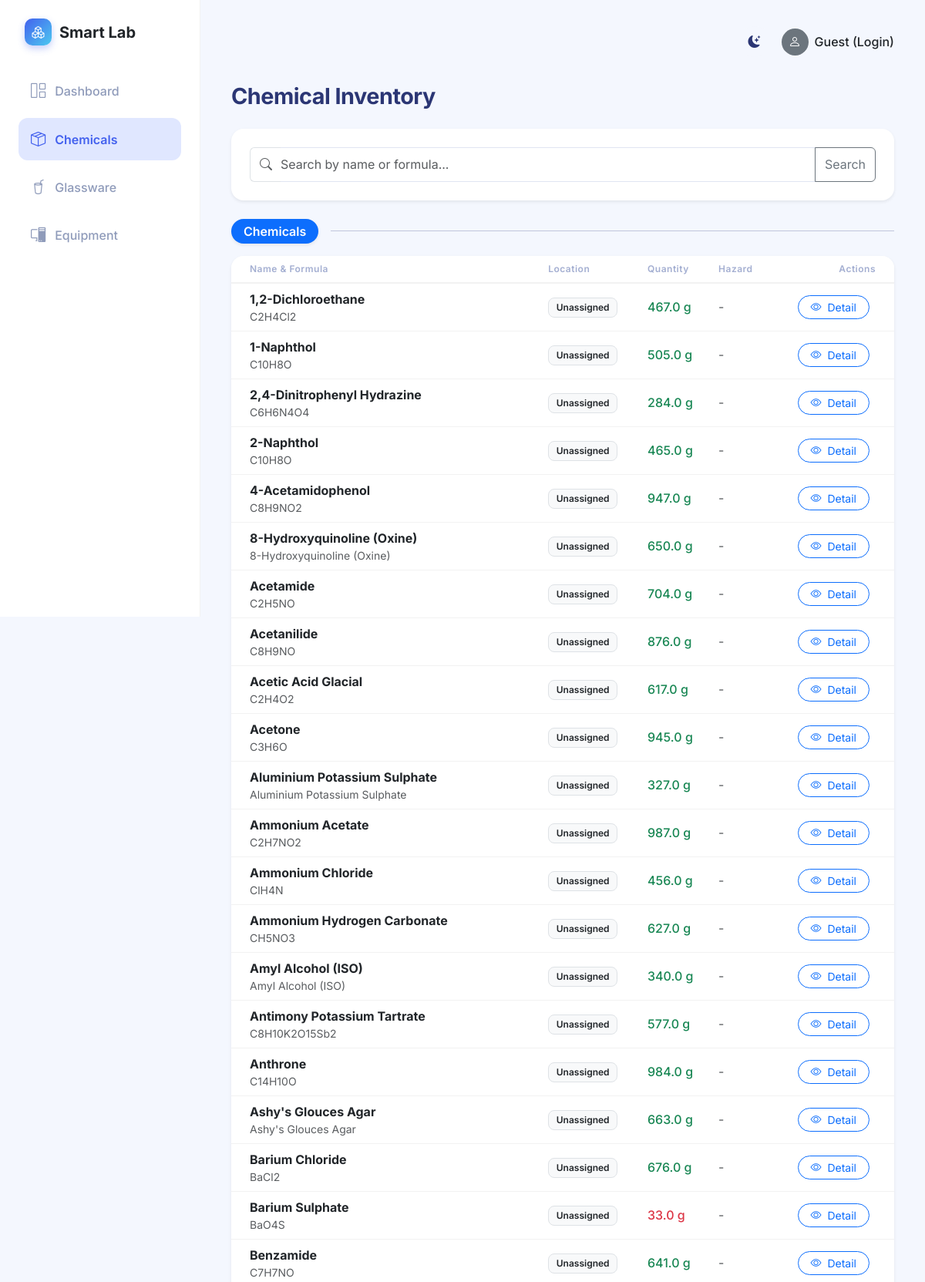
The page /chemicals (upper part) on the database its author committed.
### app.py (models this page shows)
class Chemical(db.Model):
    id = db.Column(db.Integer, primary_key=True)
    name = db.Column(db.String(150), nullable=False)
    formula = db.Column(db.String(100), nullable=False)
    cas_number = db.Column(db.String(50), nullable=True)
    quantity = db.Column(db.Float, nullable=False, default=0.0)
    unit = db.Column(db.String(20), nullable=False)
    location = db.Column(db.String(100), nullable=False)
    expiry_date = db.Column(db.Date, nullable=True)
    hazard_category = db.Column(db.String(100), nullable=True)
    category = db.Column(db.String(50), default='Chemicals') # New: Chemicals, Reagents, Indicators, Miscellaneous
    logs = db.relationship('UsageLog', backref='chemical', lazy=True, cascade="all, delete-orphan")

### app.py (the view)
@app.route('/chemicals')
def chemicals():
    search_query = request.args.get('search', '')
    if search_query:
        chemicals_list = Chemical.query.filter(
            db.or_(
                Chemical.name.ilike(f'%{search_query}%'),
                Chemical.formula.ilike(f'%{search_query}%')
            )
        ).all()
    else:
        chemicals_list = Chemical.query.all()
    grouped_chemicals = {}
    for chem in chemicals_list:
        cat = chem.category or 'Chemicals'
        if cat not in grouped_chemicals:
            grouped_chemicals[cat] = []
        grouped_chemicals[cat].append(chem)
    return render_template('chemicals.html', grouped_chemicals=grouped_chemicals, search_query=search_query)

### templates/chemicals.html (shortened to what this page needs)
{% extends 'base.html' %}
{% block content %}
<div class="d-flex justify-content-between align-items-center mb-4">
    <h2 class="page-title mb-0">Chemical Inventory</h2>
</div>
<div class="card mb-4 shadow-sm">
    <div class="card-body">
        <form action="{{ url_for('chemicals') }}" method="GET" class="d-flex">
            <div class="input-group">
                <span class="input-group-text bg-white border-end-0">
                    <i class="bi bi-search text-muted"></i>
                </span>
                <input type="text" name="search" class="form-control border-start-0 ps-0"
                       placeholder="Search by name or formula..." value="{{ search_query }}">
                <button class="btn btn-outline-secondary" type="submit">Search</button>
            </div>
        </form>
    </div>
</div>
{% for category, chemicals in grouped_chemicals.items() %}
<div class="d-flex align-items-center mb-3 mt-4">
    <span class="badge bg-primary px-3 py-2 fs-6 rounded-pill shadow-sm">{{ category }}</span>
    <hr class="flex-grow-1 ms-3 my-0 opacity-25">
</div>
<div class="card shadow-sm border-0 rounded-4 overflow-hidden mb-5">
    <div class="table-responsive">
        <table class="table table-hover align-middle mb-0">
            <thead class="bg-light bg-opacity-50">
                <tr>
                    <th class="ps-4">Name & Formula</th>
                    <th>Location</th>
                    <th>Quantity</th>
                    <th>Hazard</th>
                    <th class="text-end pe-4">Actions</th>
                </tr>
            </thead>
            <tbody>
                {% for chem in chemicals %}
                <tr>
                    <td class="ps-4">
                        <div class="fw-bold text-dark">{{ chem.name }}</div>
                        <div class="text-muted small">{{ chem.formula }}
                        </div>
                    </td>
                    <td><span class="badge bg-light text-dark border">{{ chem.location }}</span></td>
                    <td>
                        <span class="fw-medium {% if chem.quantity < 50 %}text-danger{% else %}text-success{% endif %}">
                            {{ chem.quantity }} {{ chem.unit }}
                        </span>
                    </td>
                    <td>
                        {% if chem.hazard_category %}
                        <span class="badge bg-warning text-dark">{{ chem.hazard_category }}</span>
                        {% else %}
                        <span class="text-muted">-</span>
                        {% endif %}
                    </td>
                    <td class="text-end pe-4">
                        <div class="btn-group">
                            <a href="{{ url_for('chemical_detail', id=chem.id) }}" class="btn btn-sm btn-outline-primary rounded-pill px-3 me-2">
                                <i class="bi bi-eye me-1"></i> Detail
                            </a>
                        </div>
                    </td>
                </tr>
                {% endfor %}
            </tbody>
        </table>
    </div>
</div>
{% else %}
<div class="card shadow-sm border-0 rounded-4 p-5 text-center text-muted">
    <i class="bi bi-search fs-1 mb-3"></i>
    <h5>No chemicals found matching your search.</h5>
    <p>Try a different keyword or formula.</p>
</div>
{% endfor %}
{% endblock %}

### static/css/style.css (style rules this page uses)
:root { --primary-blue: #4361ee; --primary-hover: #3a56d4; --secondary-color: #e0e7ff; --soft-bg: #f4f7fe; --card-bg: #ffffff; --text-main: #2b3674; --text-muted: #a3aed1; --sidebar-width: 260px; --card-shadow: 0px 18px 40px rgba(112, 144, 176, 0.12); --border-radius: 16px; --input-bg: #f4f7fe; --border-color: rgba(0,0,0,0.05); }
body { background-color: var(--soft-bg); font-family: 'Inter', -apple-system, BlinkMacSystemFont, "Segoe UI", Roboto, "Helvetica Neue", Arial, sans-serif; color: var(--text-main); overflow-x: hidden; transition: background-color 0.3s ease, color 0.3s ease; }
.card { border: none; border-radius: var(--border-radius); box-shadow: var(--card-shadow); background-color: var(--card-bg); margin-bottom: 1.5rem; }
.card-body { padding: 1.5rem; }
.table th { border-top: none; color: var(--text-muted); font-weight: 600; font-size: 0.75rem; letter-spacing: 0.5px; border-bottom: 2px solid var(--border-color); }
.table td { vertical-align: middle; border-bottom: 1px solid var(--border-color); color: var(--text-main); }
.badge { padding: 0.5em 0.8em; font-weight: 600; border-radius: 8px; }
.page-title { font-weight: 700; color: var(--text-main); font-size: 1.8rem; letter-spacing: -0.5px; }
.form-control, .form-select { border-radius: 10px; border: 1px solid #e0e5f2; padding: 0.6rem 1rem; color: var(--text-main); }
* { transition: background-color 0.2s ease, border-color 0.2s ease; }
.card { transition: transform 0.4s cubic-bezier(0.34, 1.56, 0.64, 1), box-shadow 0.4s ease !important; }
.btn { transition: all 0.3s cubic-bezier(0.23, 1, 0.32, 1) !important; }
.table tbody tr { transition: background-color 0.2s ease; }
body::before { content: ''; position: fixed; top: 0; left: 0; width: 100%; height: 3px; background: linear-gradient(90deg, var(--primary-blue), #4cc9f0); z-index: 9999; animation: loadBar 0.8s ease-out forwards; transform-origin: left; }

### rows shown on the page
Chemical: category "Chemicals", name "1,2-Dichloroethane", formula "C2H4Cl2", location "Unassigned", quantity "467.0", unit "g"
Chemical: name "1-Naphthol", formula "C10H8O", location "Unassigned", quantity "505.0", unit "g"
Chemical: name "2,4-Dinitrophenyl Hydrazine", formula "C6H6N4O4", location "Unassigned", quantity "284.0", unit "g"
Chemical: name "2-Naphthol", formula "C10H8O", location "Unassigned", quantity "465.0", unit "g"
Chemical: name "4-Acetamidophenol", formula "C8H9NO2", location "Unassigned", quantity "947.0", unit "g"
Chemical: name "8-Hydroxyquinoline (Oxine)", formula "8-Hydroxyquinoline (Oxine)", location "Unassigned", quantity "650.0", unit "g"
Chemical: name "Acetamide", formula "C2H5NO", location "Unassigned", quantity "704.0", unit "g"
Chemical: name "Acetanilide", formula "C8H9NO", location "Unassigned", quantity "876.0", unit "g"
Chemical: name "Acetic Acid Glacial", formula "C2H4O2", location "Unassigned", quantity "617.0", unit "g"
Chemical: name "Acetone", formula "C3H6O", location "Unassigned", quantity "945.0", unit "g"
Chemical: name "Aluminium Potassium Sulphate", formula "Aluminium Potassium Sulphate", location "Unassigned", quantity "327.0", unit "g"
Chemical: name "Ammonium Acetate", formula "C2H7NO2", location "Unassigned", quantity "987.0", unit "g"
Chemical: name "Ammonium Chloride", formula "ClH4N", location "Unassigned", quantity "456.0", unit "g"
Chemical: name "Ammonium Hydrogen Carbonate", formula "CH5NO3", location "Unassigned", quantity "627.0", unit "g"
Chemical: name "Amyl Alcohol (ISO)", formula "Amyl Alcohol (ISO)", location "Unassigned", quantity "340.0", unit "g"
Chemical: name "Antimony Potassium Tartrate", formula "C8H10K2O15Sb2", location "Unassigned", quantity "577.0", unit "g"
Chemical: name "Anthrone", formula "C14H10O", location "Unassigned", quantity "984.0", unit "g"
Chemical: name "Ashy's Glouces Agar", formula "Ashy's Glouces Agar", location "Unassigned", quantity "663.0", unit "g"
Chemical: name "Barium Chloride", formula "BaCl2", location "Unassigned", quantity "676.0", unit "g"
Chemical: name "Barium Sulphate", formula "BaO4S", location "Unassigned", quantity "33.0", unit "g"
Chemical: name "Benzamide", formula "C7H7NO", location "Unassigned", quantity "641.0", unit "g"
